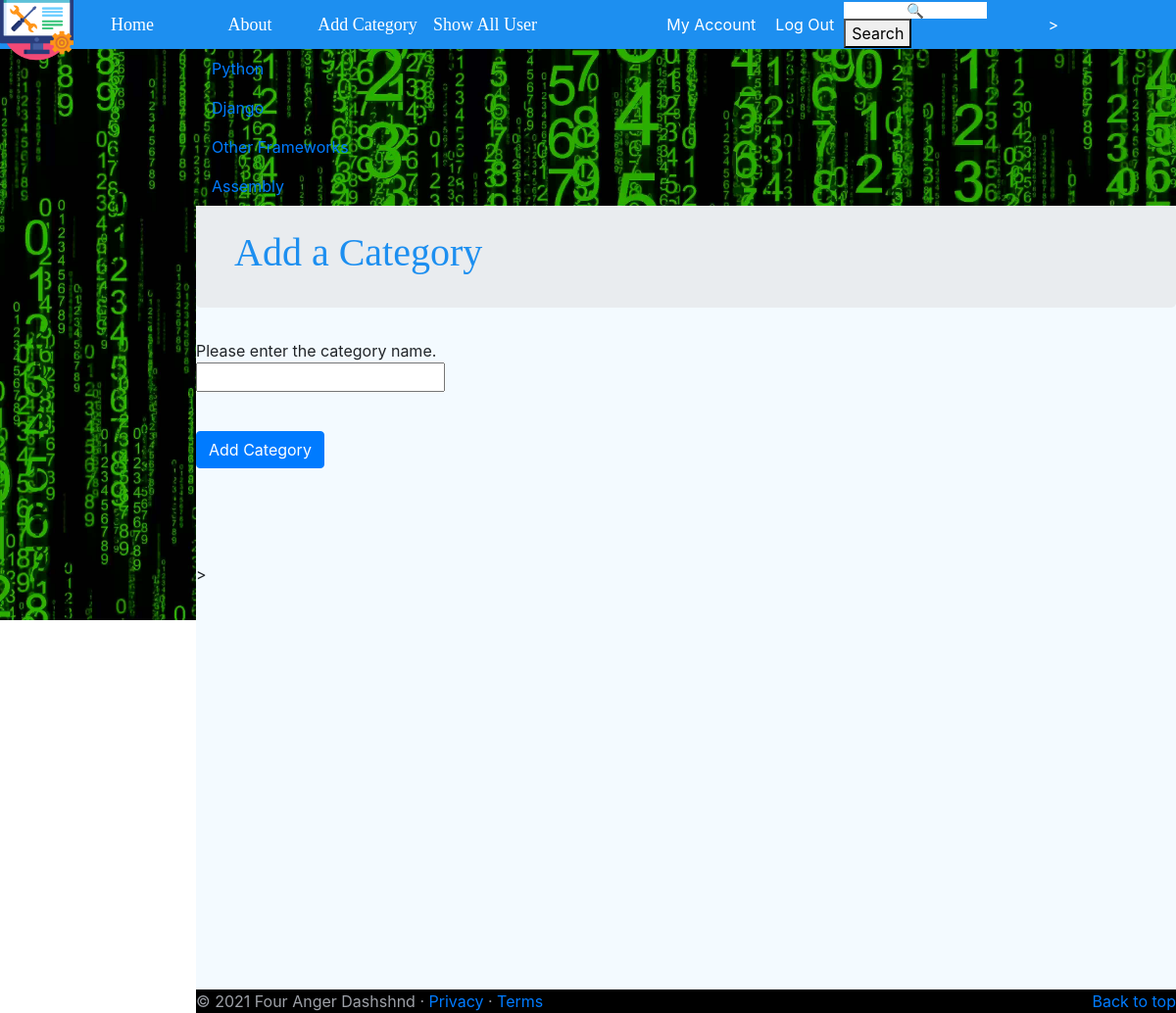
Page /rango/add_category/ (signed in) on the committed database.
### rango/models.py (models this page shows, shortened)
class Category(models.Model):
    NAME_MAX_LENGTH = 128
    name = models.CharField(max_length=NAME_MAX_LENGTH, unique=True)
    views = models.IntegerField(default=0)
    likes = models.IntegerField(default=0)
    slug = models.SlugField(unique=True)
    class Meta:
        verbose_name_plural = 'Categories'

### rango/views.py (the view, shortened to what this page needs)
# urls.py: path('add_category/',views.add_category,name='add_category' ),
@login_required
def add_category(request):
    form = CategoryForm()
    return render(request, 'rango/add_category.html', {'form': form})

### rango/forms.py
class CategoryForm(forms.ModelForm):
    name = forms.CharField(max_length=Category.NAME_MAX_LENGTH, help_text="Please enter the category name.")
    views = forms.IntegerField(widget=forms.HiddenInput(), initial=0)
    likes = forms.IntegerField(widget=forms.HiddenInput(), initial=0)
    slug = forms.CharField(widget=forms.HiddenInput(), required=False)
    class Meta:
        model = Category
        fields = ('name',)

### rango/templatetags/rango_template_tags.py (called while the page is built)
@register.inclusion_tag('rango/categories.html')
def get_category_list(current_category=None):
    return {'categories': Category.objects.all(),
            'current_category': current_category}

### templates/rango/add_category.html (shortened to what this page needs)
{% extends 'rango/base.html' %}
{% load staticfiles %}
{% block body_block %}
<div>
    <div class="jumbotron p-4">
        <div class="container">
            <h1 class="jumbotron-heading">Add a Category</h1>
        </div>
    </div>
    <div class="container">
        <div class="row">
            <form id="category_form" role="form" method="post" action="{% url 'rango:add_category' %}">
                {% for field in form.visible_fields %}
                    {{ field.help_text }}<br/>
                    {{ field }}<br/>
                    <div class="p-2"></div>
                {% endfor %}
                <br />
                <button class="btn btn-primary" type="submit" name="submit">Add Category</button>
                <div class="p-5"></div>
            </form>
        </div>
    </div>>
</div>
{% endblock %}

### templates/rango/categories.html (shortened to what this page needs)
<ul class="nav flex-column">
    {% if categories %}
        {% for c in categories %}
            {% if c == current_category %}
                <li class="nav-item">
                    <strong><a class="nav-link active" href="{% url 'rango:show_category' c.slug %}">
                        <span data-feather="archive"></span>{{ c.name }}</a>
                    </strong>
                </li>
            {% else %}
                <li class="nav-item">
                    <a class="nav-link" href="{% url 'rango:show_category' c.slug %}">
                        {{ c.name }}
                    </a>
                </li>
            {% endif %}
        {% endfor %}
    {% else %}
        <li class="nav-item">There are no categories present.</li>
    {% endif %}
</ul>

### static/css/base_styles.css (style rules this page uses)
:root { --base-color: #1d8ff0; --base-background: #ebebeb; --lowlight-subtle: #2E2F33; --highlight-subtle: #9DA0A7; --highlight-medium: #C46B63; --highlight-strong: #FF1493; --highlight-alt: #40d9ff; --foreground-alt: #ffffff; --body-background: #c7c9ce; --header-font:"arial"; --header-small-height: 50px; --footer-height: 100px; }
html, body { height: 100%; }
body { padding-left: 200px; margin: 0; font-family: robotolight, sans-serif; color: var(--base-color); background-color: var(--base-background); background-image: url(../images/background.jpg); background-size: 100%; background-repeat: no-repeat; background-attachment: fixed; }
h1, h2, h3, h4, h5, h6 { font-family: 'Roboto Slab', serif; color: var(--base-color); }
ul { list-style: none; padding-left: 0; margin: 0px; }
input, select, textarea { font-family: robotolight, sans-serif; font-size: 15px; }
input { padding: 1px; }

### templates/rango/base.html (style rules this page uses)
body { background-image: url('../../static/images/background.jpg'); }

### rows in the picture
Category: name "Python"
Category: name "Django"
Category: name "Other Frameworks"
Category: name "Assembly"

### other values in the picture
{{ field.help_text }} "Please enter the category name."
